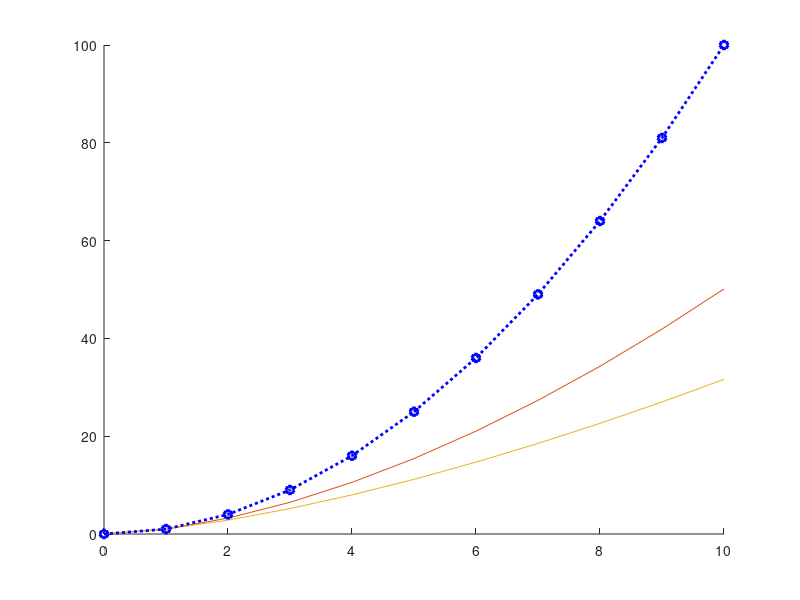

This chart was generated by the following MATLAB code: (Note: this script raises an error after producing the figure.)
% this is a good template to plot figures! 
% Author  : Jamal Beiranvand (Jamalbeiranvand@gmail.com)
% google scholar: https://scholar.google.com/citations?user=S6LywwsAAAAJ&hl=en

% prepare data to plot
Xaxis=0:10;
Power=[2,1.7,1.5];
Data1=Xaxis.^2;
Data2= Xaxis.^1.7;
Data3=Xaxis.^1.5;
%% plot 
Fig=figure;
hold on
P1=plot(Xaxis,Data1);
P2=plot(Xaxis,Data2);
P3=plot(Xaxis,Data3);
Legend1=['Data1 $y=x^{',num2str(Power(1)),'}$'];
Legend2=['Data1 $y=x^{',num2str(Power(2)),'}$'];
Legend3=['Data1 $y=x^{',num2str(Power(3)),'}$'];

set(P1,'LineStyle',':');           % '-' , '--' , ':' , '-.', 'non'
set(P1,'Marker','hexagram');       % 'o' , '+'  , '*' , 'x' , 's' , '^' , 'v' , '>' , '<' , 'pentagram', 'hexagram'
set(P1,'LineWidth',2);
set(P1,'Color','b');
set(P1,'MarkerSize',7);
P1_group= hggroup;set(P1,'Parent',P1_group);
set(get(get(P1_group,'Annotation'),'LegendInformation'),'IconDisplayStyle','on'); 
% P1.MarkerIndices =[ 1 6];

set(P2,'LineStyle','--');           % '-' , '--' , ':' , '-.'
set(P2,'Marker','o');       % 'o' , '+'  , '*' , 'x' , 's' , '^' , 'v' , '>' , '<' , 'pentagram', 'hexagram'
set(P2,'LineWidth',2);
set(P2,'Color','r');
set(P2,'MarkerSize',7);
P2_group= hggroup;set(P2,'Parent',P2_group);
set(get(get(P2_group,'Annotation'),'LegendInformation'),'IconDisplayStyle','on');

set(P3,'LineStyle','-.');           % '-' , '--' , ':' , '-.'
set(P3,'Marker','pentagram');       % 'o' , '+'  , '*' , 'x' , 's' , '^' , 'v' , '>' , '<' , 'pentagram', 'hexagram'
set(P3,'LineWidth',2);
set(P3,'Color','k');
set(P3,'MarkerSize',7);
P3_group= hggroup;set(P3,'Parent',P3_group);
set(get(get(P3_group,'Annotation'),'LegendInformation'),'IconDisplayStyle','on');

lgd=legend(Legend1,Legend2,Legend3);

% Axes Properties 
ax=gca;
ax.XLim = [min(Xaxis) max(Xaxis)];
% ax.YLim = [5 40];
ax.XTick = Xaxis;
ax.XTickLabel=Xaxis;
ax.XLabel.String='$\alpha$ label';
ax.YLabel.String='y label';
ax.XGrid='on';
ax.YGrid='on';
ax.XMinorGrid = 'off';
ax.YMinorGrid = 'on';
ax.TickLabelInterpreter='latex';
ax.YLabel.Interpreter='latex';
ax.XLabel.Interpreter='latex';
ax.FontSize = 11;
ax.Units='centimeters';
ax.LineWidth = .9;
ax.Box='on';
% Legend Properties %
lgd.Location= 'northwest'; %%
lgd.Box='on';
lgd.LineWidth=.9;
lgd.Interpreter='latex';
lgd.FontSize = 10;

% Figure Properties
Fig.Units='centimeters';
ax.Position = [ax.TightInset(1) ax.TightInset(2) 11 8];
Fig.Position = [5 2 (ax.TightInset(1)+ ax.TightInset(3)+ ax.Position(3) ) (ax.TightInset(2)+ ax.TightInset(4)+ ax.Position(4))];

